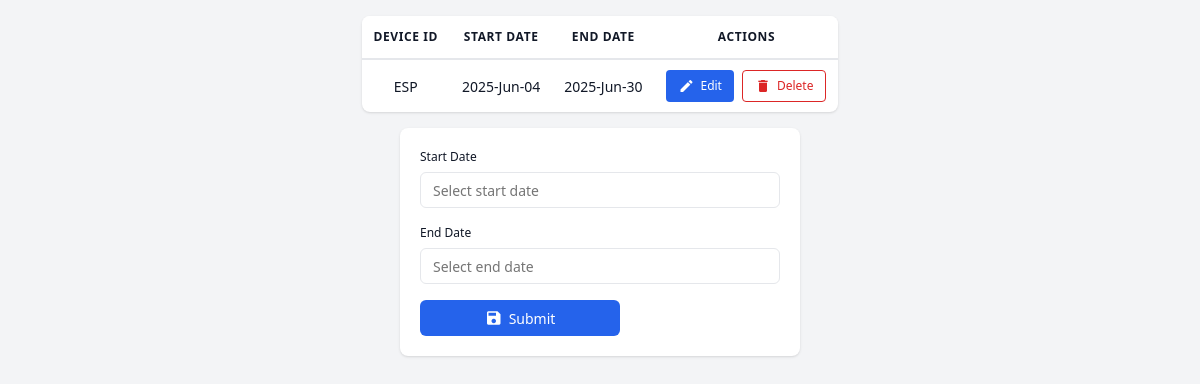
The page /admin/get_recharge_history.php?device_id=ESP (signed in) on the database its author committed.
### tables this page shows
CREATE TABLE IF NOT EXISTS  `recharge` (
  `id` int(11) NOT NULL AUTO_INCREMENT,
  `device_id` varchar(100) NOT NULL,
  `start_date` date NOT NULL,
  `end_date` date NOT NULL,
  `no_of_days` int(10) NOT NULL,
  PRIMARY KEY (`id`)
);

### model/querymanager.php (called while the page is built, shortened)
<?php
class QueryManager{
	static $server = "103.212.120.23";
  	static $database = "onlineiot";
  	static $user = "root";
  	static $password = "BeagleBone99";
    private static $connection = null;
   static public function getSqlConnection(){
  		if (self::$connection === null || !self::$connection->ping()) {
  			self::$connection = mysqli_connect(self::$server,self::$user,self::$password,self::$database);
  			self::$connection->query("SET SESSION wait_timeout=300");
  			self::$connection->query("SET SESSION interactive_timeout=300");
  		}
  		return self::$connection;
 	}
  	static public function getMultipleRow($qry)
  	{
  		$con = self::getSqlConnection();
  		$result = $con->query($qry);
  		return $result;
  	}
}
?>

### model/admindao.php (called while the page is built, shortened)
<?php
class AdminDao{
    function getRechargeHistoryByDeviceId($device_id){
        include_once"querymanager.php";
        $qry="select id,device_id,start_date,end_date,no_of_days from recharge  where device_id='".$device_id."' order by start_date asc";
        $rows=QueryManager::getMultipleRow($qry);
        if(isset($rows) && mysqli_num_rows($rows)>0){
            $ardata=array();
            while($row=mysqli_fetch_row($rows)){
                $data=new RechargeEntity();
                $data->id=$row[0];
                $data->device_id=$row[1];
                $data->start_date=$row[2];
                $data->end_date=$row[3];
                $data->no_of_days=$row[4];
                $ardata[]=$data;
            }
            return $ardata;
        }else{
            return null;
        }
    }
}

### admin/get_recharge_history.php (the view, shortened to what this page needs)
<!DOCTYPE html>
<html lang="en">
<head>
    <link rel="stylesheet" href="css/admin-style.css">
    <link rel="stylesheet" type="text/css" href="../css/thickbox.css">
    <link rel="stylesheet" type="text/css" href="../css/jquery-ui.css">
</head>
<body>
<?php
$device_id=$_REQUEST['device_id'];
include_once '../model/admindao.php';
$adao=new AdminDao();
$rechargeArr=$adao->getRechargeHistoryByDeviceId($device_id);
?>
<div class="recharge-history">
    <?php if($rechargeArr==null): ?>
        <div class="msg-container">
            <span class="material-icons">info</span>
            <span>No recharge history available</span>
        </div>
    <?php else: ?>
        <div class="table-container">
            <table class="history-table">
                <thead>
                    <tr>
                        <th>Device ID</th>
                        <th>Start Date</th>
                        <th>End Date</th>
                        <th>Actions</th>
                    </tr>
                </thead>
                <tbody>
                    <?php foreach($rechargeArr as $recharge):
                        $start_date = date('Y-M-d', strtotime($recharge->start_date));
                        $end_date = date('Y-M-d', strtotime($recharge->end_date));
                    ?>
                        <tr>
                            <td><?php echo htmlspecialchars($recharge->device_id); ?></td>
                            <td><?php echo htmlspecialchars($start_date); ?></td>
                            <td><?php echo htmlspecialchars($end_date); ?></td>
                            <td>
                                <div class="action-buttons">
                                    <a href="#" class="action-button edit-button thickbox_link" title="Update Recharge" id="<?php echo $recharge->id; ?>">
                                        <span class="material-icons">edit</span>
                                        Edit
                                    </a>
                                    <a href="#" class="action-button delete-button delete_recharge" id="<?php echo $recharge->id; ?>">
                                        <span class="material-icons">delete</span>
                                        Delete
                                    </a>
                                </div>
                            </td>
                        </tr>
                    <?php endforeach; ?>
                </tbody>
            </table>
        </div>
    <?php endif; ?>
    <div class="recharge-form">
        <form id="recahrge_frm">
            <div class="form-group">
                <label class="form-label" for="start_date">Start Date</label>
                <input type="text" id="start_date" class="form-control" name="start_date" placeholder="Select start date" autocomplete="off">
            </div>
            <div class="form-group">
                <label class="form-label" for="end_date">End Date</label>
                <input type="text" id="end_date" class="form-control" name="end_date" placeholder="Select end date" autocomplete="off">
            </div>
            <button type="button" name="recharge_device" class="submit-button">
                <span class="material-icons">save</span>
                Submit
            </button>
        </form>
    </div>
</div>
</body>
</html>

### admin/css/admin-style.css (style rules this page uses)
* { margin: 0; padding: 0; box-sizing: border-box; font-family: 'Segoe UI', Tahoma, Geneva, Verdana, sans-serif; }
body { min-height: 100vh; background: #f8f9fa; color: #2c3e50; }

### css/thickbox.css (style rules this page uses)
* { padding: 0; margin: 0; }

### admin/get_recharge_history.php (style rules this page uses)
:root { --primary-color: #2563eb; --primary-hover: #1d4ed8; --danger-color: #dc2626; --danger-hover: #b91c1c; --success-color: #059669; --border-color: #e5e7eb; --text-primary: #111827; --text-secondary: #4b5563; --bg-hover: #f8fafc; --bg-gray: #f3f4f6; }
html, body { margin: 0; padding: 0; height: 100%; background: var(--bg-gray); color: var(--text-primary); font-family: -apple-system, BlinkMacSystemFont, "Segoe UI", Roboto, "Helvetica Neue", Arial, sans-serif; line-height: 1.5; overflow-x: hidden; display: flex; justify-content: center; align-items: flex-start; }
.recharge-history { width: 100%; max-width: 800px; margin: 1rem auto; padding: 0 1rem; display: flex; flex-direction: column; gap: 1rem; align-items: center; }
.table-container { background: white; border-radius: 8px; box-shadow: 0 1px 3px 0 rgba(0, 0, 0, 0.1), 0 1px 2px -1px rgba(0, 0, 0, 0.1); overflow: auto; max-height: calc(100vh - 22rem); scrollbar-width: none; -ms-overflow-style: none; width: 100%; }
.history-table { width: 100%; border-collapse: separate; border-spacing: 0; margin: 0; font-size: 0.875rem; }
.history-table th { background: white; padding: 0.75rem; font-weight: 600; color: var(--text-primary); text-align: left; border-bottom: 2px solid var(--border-color); white-space: nowrap; position: sticky; top: 0; z-index: 1; font-size: 0.75rem; text-transform: uppercase; letter-spacing: 0.05em; }
.history-table td { padding: 0.625rem 0.75rem; border-bottom: 1px solid var(--border-color); vertical-align: middle; font-size: 0.875rem; }
.history-table tr:last-child td { border-bottom: none; }
.recharge-form { background: white; padding: 1.25rem; border-radius: 8px; box-shadow: 0 1px 3px 0 rgba(0, 0, 0, 0.1), 0 1px 2px -1px rgba(0, 0, 0, 0.1); width: 100%; max-width: 400px; margin: 0 auto; }
.form-group { margin-bottom: 1rem; text-align: left; }
.form-label { display: block; font-size: 0.75rem; font-weight: 500; color: var(--text-primary); margin-bottom: 0.375rem; }
.form-control { width: 100%; padding: 0.5rem 0.75rem; border: 1px solid var(--border-color); border-radius: 6px; font-size: 0.875rem; transition: all 0.2s ease; box-sizing: border-box; background: white; height: 36px; }
.submit-button { display: inline-flex; align-items: center; gap: 0.375rem; padding: 0.5rem 1rem; background: var(--primary-color); color: white; border: none; border-radius: 6px; font-size: 0.875rem; font-weight: 500; cursor: pointer; transition: all 0.2s ease; width: 100%; justify-content: center; height: 36px; }
.submit-button .material-icons { font-size: 18px; }
.history-table th { text-align: center; }
.history-table td { text-align: center; }
.history-table td:last-child { text-align: center; }
.action-buttons { display: flex; gap: 0.5rem; justify-content: center; }
.submit-button { max-width: 200px; }
.action-button { display: inline-flex; align-items: center; justify-content: center; gap: 0.375rem; padding: 0.375rem 0.75rem; border-radius: 4px; font-size: 0.75rem; font-weight: 500; cursor: pointer; text-decoration: none; transition: all 0.2s ease; border: none; white-space: nowrap; }
.action-button .material-icons { font-size: 16px; }
.edit-button { background: var(--primary-color); color: white; }
.delete-button { background: white; color: var(--danger-color); border: 1px solid var(--danger-color); }

### rows shown on the page
recharge: device "ESP", start_date "2025-Jun-04", end_date "2025-Jun-30"
